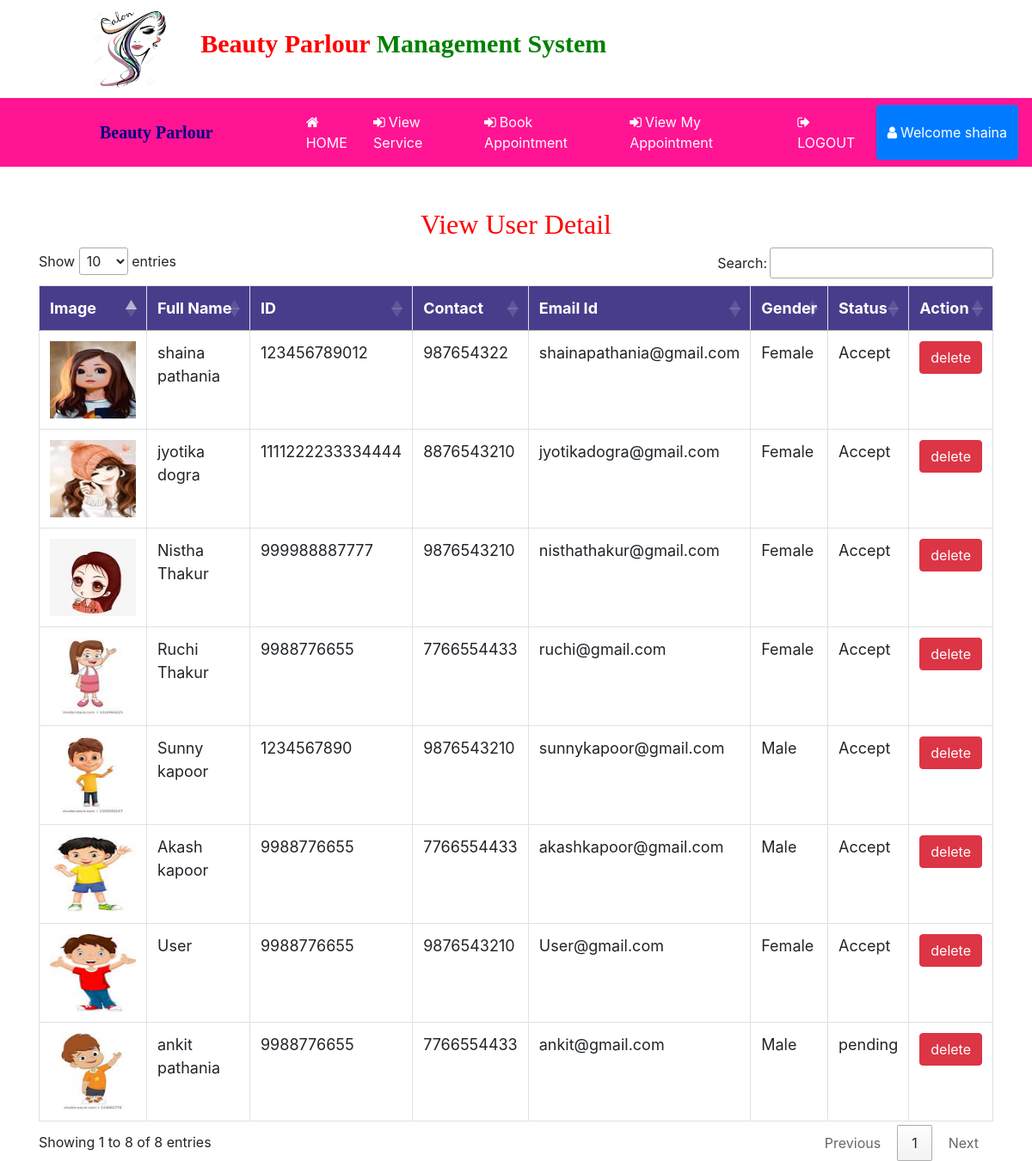
Screenshot of /view_user (signed in) with the database file from the repository.
### beauty/models.py (models this page shows, shortened)
class Customer(models.Model):
    user = models.ForeignKey(User,on_delete=models.CASCADE,null=True)
    status = models.ForeignKey(User_status,on_delete=models.CASCADE,null=True)
    mobile = models.IntegerField(null=True)
    id_card_no = models.CharField(max_length=100,null=True)
    gender = models.CharField(max_length=10,null=True)
    image = models.FileField(null=True)

class User_status(models.Model):
    status = models.CharField(max_length=100,null=True)

### beauty/views.py (the view)
# urls.py: path('view_user',View_user,name="view_user"),
def View_user(request):
    if not request.user.is_authenticated:
        return redirect('login_admin')
    pro = Customer.objects.all()
    d = {'user':pro}
    return render(request,'all_user.html',d)

### beauty/templates/all_user.html (shortened to what this page needs)
{% extends 'navigation.html' %}
{% load static %}
{% block body %}
<center><h2 style="color:red;margin-top:4%;font-family:'Monotype Corsiva';">View User Detail</h2></center>
<div  class="container-fluid">
    <center>
    <div class="container">
        <table class="table table-bordered" id="myTable">
  <thead>
  <tr>
    <th>Image</th>
    <th>Full Name</th>
    <th>ID</th>
      <th>Contact</th>
    <th>Email Id</th>
    <th>Gender</th>
    <th>Status</th>
    <th>Action</th>
  </tr>
  </thead>
   <tbody>
    {% for i in user %}
  <tr>
    <td><img src="{{i.image.url}}" style="width:100px;height:90px"></td>
    <td>{{i.user.first_name}} {{i.user.last_name}}</td>
    <td>{{i.id_card_no}}</td>
      <td>{{i.mobile}}</td>
      <td>{{i.user.username}}</td>
      <td>{{i.gender}}</td>
      <td>{{i.status.status}}</td>
    <td><a href="{% url 'delete_user' i.user.id %}" onclick="return confirm('Are you sure?')"><button class="btn btn-danger">delete</button></a></td>
  </tr>
    {% endfor %}
    </tbody>
</table>
 </div></center>
</div>
{% endblock %}

### beauty/templates/navigation.html (shortened to what this page needs)
<!DOCTYPE html>
<html lang="en">
<head>
  {% load static %}
  <link rel="stylesheet" href="https://maxcdn.bootstrapcdn.com/bootstrap/4.0.0/css/bootstrap.min.css"
>
  <link rel=stylesheet href="//cdn.datatables.net/1.10.19/css/jquery.dataTables.min.css">
</head>
<link rel="stylesheet" href="https://cdnjs.cloudflare.com/ajax/libs/font-awesome/4.7.0/css/font-awesome.min.css">
</head>
<body>
  <div class="container-fluid" style="padding:1%;margin-bottom:0%;background-color:white">
    <img src="{% static 'images/beauty3.jpg' %}" style="width:90px;height:90px;margin-right:10px;margin-left:8%"><span
      style="padding:20px;font-weight:bold;font-size:30px">
      <span style="color:red;font-family : 'Monotype Corsiva' ;">Beauty Parlour</span>
      <span style="color:green;font-family : 'Monotype Corsiva' ;">Management System</span></h4>
  </div>
  <nav class="navbar navbar-expand-sm" style="background-color:DeepPink">
    <a class="navbar-brand" href="#"
      style="color:navy;font-family:'Monotype Corsiva';font-weight:bold;margin-left:100px;margin-right:0">
      Beauty Parlour</a>
    <ul class="navbar-nav">
      {% if request.user.username %}
      {% if not request.user.is_staff %}
      <li class="nav-item">
        <a class="nav-link" href="{% url 'profile' %}" style="color:white;margin-left:100px">
          <i class="fa fa-home" style="margin-right:4px"></i>HOME</a>
      </li>
      <li class="nav-item">
        <a class="nav-link" href="{% url 'all_service' %}" style="color:white">
          <i class="fa fa-sign-in" style="margin-right:4px"></i>View Service</a>
      </li>
      <li class="nav-item">
        <a class="nav-link" href="{% url 'book_appointment' %}" style="color:white">
          <i class="fa fa-sign-in" style="margin-right:4px"></i>Book Appointment</a>
      </li>
      <li class="nav-item">
        <a class="nav-link" href="{% url 'view_appointment' %}" style="color:white">
          <i class="fa fa-sign-in" style="margin-right:4px"></i>View My Appointment</a>
      </li>
      {% endif %}
      {% endif %}
      {% if request.user.is_authenticated %}
      {% if not request.user.is_staff %}
      <li class="nav-item">
        <a class="nav-link" href="{% url 'logout' %}" style="color:white">
          <i class="fa fa-sign-out" style="margin-right:4px"></i>LOGOUT</a>
      </li>
      <div class="btn-group">
        <button type="button" class="btn btn-primary" data-toggle="dropdown" aria-haspopup="true" aria-expanded="false">
          <i class="fa fa-user" style="margin-right:4px"></i>Welcome {{request.user.first_name}}
        </button>
      </div>
      {% endif %}
      {% endif %}
    </ul>
  </nav>
  {% block body %}
  {% endblock %}
</body>
</html>

### beauty/templates/navigation.html (style rules this page uses)
* { box-sizing: border-box; }
#myTable { border-collapse: collapse; width: 100%; border: 1px solid #ddd; font-size: 18px; }
#myTable th { text-align: left; padding: 12px; background-color: Darkslateblue; color: white; }
#myTable td { text-align: left; padding: 12px; background-color: white; }
#myTable tr { border-bottom: 1px solid #ddd; }

### rows the page displays
Customer: image (picture), user.first_name "shaina", user.last_name "pathania", id_card_no "123456789012", mobile "987654322", user.username "shainapathania@gmail.com", gender "Female", status.status "Accept"
Customer: image (picture), user.first_name "jyotika", user.last_name "dogra", id_card_no "1111222233334444", mobile "8876543210", user.username "jyotikadogra@gmail.com", gender "Female", status.status "Accept"
Customer: image (picture), user.first_name "Nistha", user.last_name "Thakur", id_card_no "999988887777", mobile "9876543210", user.username "nisthathakur@gmail.com", gender "Female", status.status "Accept"
Customer: image (picture), user.first_name "Ruchi", user.last_name "Thakur", id_card_no "9988776655", mobile "7766554433", user.username "ruchi@gmail.com", gender "Female", status.status "Accept"
Customer: image (picture), user.first_name "Sunny", user.last_name "kapoor", id_card_no "1234567890", mobile "9876543210", user.username "sunnykapoor@gmail.com", gender "Male", status.status "Accept"
Customer: image (picture), user.first_name "Akash", user.last_name "kapoor", id_card_no "9988776655", mobile "7766554433", user.username "akashkapoor@gmail.com", gender "Male", status.status "Accept"
Customer: image (picture), user.first_name "User", id_card_no "9988776655", mobile "9876543210", user.username "User@gmail.com", gender "Female", status.status "Accept"
Customer: image (picture), user.first_name "ankit", user.last_name "pathania", id_card_no "9988776655", mobile "7766554433", user.username "ankit@gmail.com", gender "Male", status.status "pending"

### other values shown
{{ request.user.first_name }} "shaina"
